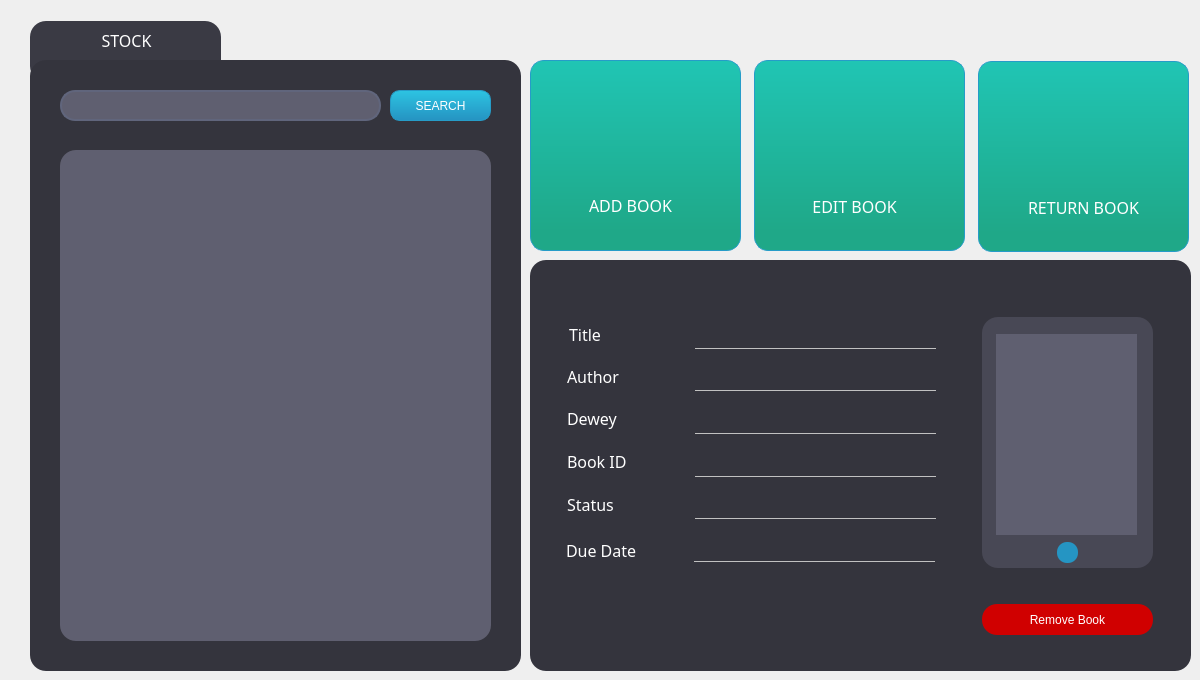
    <widget class="QWidget" name="Books">
     <attribute name="title">
      <string>Books</string>
     </attribute>
     <widget class="QFrame" name="addBookTabFrame_3">
      <property name="geometry">
       <rect>
        <x>30</x>
        <y>21</y>
        <width>191</width>
        <height>61</height>
       </rect>
      </property>
      <property name="styleSheet">
       <string notr="true">background-color: rgb(58, 58, 68);
border-radius: 16px;</string>
      </property>
      <property name="frameShape">
       <enum>QFrame::StyledPanel</enum>
      </property>
      <property name="frameShadow">
       <enum>QFrame::Raised</enum>
      </property>
      <widget class="QLabel" name="addBookTtle_3">
       <property name="geometry">
        <rect>
         <x>11</x>
         <y>9</y>
         <width>171</width>
         <height>21</height>
        </rect>
       </property>
       <property name="font">
        <font>
         <family>Century Gothic</family>
         <pointsize>12</pointsize>
         <weight>9</weight>
         <italic>false</italic>
         <bold>false</bold>
        </font>
       </property>
       <property name="styleSheet">
        <string notr="true">color: rgb(255, 255, 255);
font: 75 12pt &quot;Century Gothic&quot;;</string>
       </property>
       <property name="text">
        <string>STOCK</string>
       </property>
       <property name="alignment">
        <set>Qt::AlignCenter</set>
       </property>
      </widget>
     </widget>
     <widget class="QFrame" name="frame_7">
      <property name="geometry">
       <rect>
        <x>30</x>
        <y>60</y>
        <width>491</width>
        <height>611</height>
       </rect>
      </property>
      <property name="styleSheet">
       <string notr="true">background-color: rgb(52, 52, 61);
border-radius: 16px;</string>
      </property>
      <property name="frameShape">
       <enum>QFrame::StyledPanel</enum>
      </property>
      <property name="frameShadow">
       <enum>QFrame::Raised</enum>
      </property>
      <widget class="QListWidget" name="listBooks">
       <property name="geometry">
        <rect>
         <x>30</x>
         <y>90</y>
         <width>431</width>
         <height>491</height>
        </rect>
       </property>
       <property name="styleSheet">
        <string notr="true">background-color: rgb(95, 95, 112);
color: rgb(255, 255, 255);
padding-top: 5px;
padding-left: 10px;
padding-right: 10px;</string>
       </property>
      </widget>
      <widget class="QPushButton" name="btnSearchBook">
       <property name="geometry">
        <rect>
         <x>360</x>
         <y>30</y>
         <width>101</width>
         <height>31</height>
        </rect>
       </property>
       <property name="cursor">
        <cursorShape>OpenHandCursor</cursorShape>
       </property>
       <property name="mouseTracking">
        <bool>true</bool>
       </property>
       <property name="styleSheet">
        <string notr="true">/*background-color: qlineargradient(spread:pad, x1:0, y1:1, x2:0, y2:0, stop:0 rgba(54, 110, 140, 255), stop:0.747191 rgba(145, 192, 216, 255));

border-color: rgb(81, 130, 157);
font: 8pt &quot;Nirmala UI&quot;;
color: rgb(0, 0, 0);
border-radius: 10px;*/

/*-----QPushButton-----*/
QPushButton
{
background-color: qlineargradient(spread:pad, x1:0, y1:1, x2:0, y2:0, stop:0 rgba(37, 147, 194, 255), stop:1 rgba(45, 196, 226, 255));
color: rgb(255, 255, 255);
font: 8pt &quot;Century Gothic&quot;;
min-width: 80px;
border-style: solid;
border-width: 1px;
border-radius: 10px;
border-color: rgb(38, 156, 200);
padding: 5px;}

QPushButton::flat
{
background-color: transparent;
border: none;
color: #fff;}

QPushButton::disabled
{
background-color: rgb(131, 165, 174);
color: black;
border-color: black;}

QPushButton::hover
{
background-color: qlineargradient(spread:pad, x1:0, y1:1, x2:0, y2:0, stop:0 rgba(47, 160, 194, 255), stop:1 rgba(57, 209, 209, 255));
border: 1px solid rgb(41, 170, 182);}
</string>
       </property>
       <property name="text">
        <string>SEARCH</string>
       </property>
      </widget>
      <widget class="QLineEdit" name="txtSearchBook">
       <property name="geometry">
        <rect>
         <x>30</x>
         <y>30</y>
         <width>321</width>
         <height>31</height>
        </rect>
       </property>
       <property name="accessibleName">
        <string>Type here</string>
       </property>
       <property name="styleSheet">
        <string notr="true">QLineEdit{
border: 2px solid rgb(96, 101, 124);
border-radius: 15px;
color: rgb(255, 255, 255);
font: 12pt &quot;Century Gothic&quot;;
padding-left:20px;
padding-right: 20px;
background-color: rgb(95, 95, 112);
}


QLineEdit::hover{
border: 2px solid rgb(43, 153, 213);
}

QLineEdit::focus{
border: 2px solid rgb(170, 255, 255);
background-color:rgb(43,45,56);
}</string>
       </property>
       <property name="frame">
        <bool>false</bool>
       </property>
       <property name="clearButtonEnabled">
        <bool>true</bool>
       </property>
      </widget>
     </widget>
     <widget class="QLabel" name="label_17">
      <property name="geometry">
       <rect>
        <x>569</x>
        <y>316</y>
        <width>51</width>
        <height>36</height>
       </rect>
      </property>
      <property name="font">
       <font>
        <family>Century Gothic</family>
        <pointsize>12</pointsize>
        <weight>9</weight>
        <italic>false</italic>
        <bold>false</bold>
       </font>
      </property>
      <property name="styleSheet">
       <string notr="true">color: rgb(255, 255, 255);
font: 75 12pt &quot;Century Gothic&quot;;</string>
      </property>
      <property name="text">
       <string>Title</string>
      </property>
     </widget>
     <widget class="QLabel" name="lbl_ID">
      <property name="geometry">
       <rect>
        <x>695</x>
        <y>441</y>
        <width>241</width>
        <height>36</height>
       </rect>
      </property>
      <property name="font">
       <font>
        <family>Century Gothic</family>
        <pointsize>15</pointsize>
        <weight>50</weight>
        <italic>false</italic>
        <bold>false</bold>
       </font>
      </property>
      <property name="styleSheet">
       <string notr="true">background: transparent;
border:none;
color: rgb(193, 193, 193);
font: 15pt &quot;Century Gothic&quot;;
border-bottom: 1px solid rgb(193, 193, 193);
border-radius:none;</string>
      </property>
      <property name="frameShape">
       <enum>QFrame::Panel</enum>
      </property>
      <property name="text">
       <string/>
      </property>
     </widget>
     <widget class="QLabel" name="lblBookTitle">
      <property name="geometry">
       <rect>
        <x>695</x>
        <y>313</y>
        <width>241</width>
        <height>36</height>
       </rect>
      </property>
      <property name="font">
       <font>
        <family>Century Gothic</family>
        <pointsize>15</pointsize>
        <weight>50</weight>
        <italic>false</italic>
        <bold>false</bold>
       </font>
      </property>
      <property name="styleSheet">
       <string notr="true">background: transparent;
border:none;
color: rgb(193, 193, 193);
font: 15pt &quot;Century Gothic&quot;;
border-bottom: 1px solid rgb(193, 193, 193);
border-radius:none;</string>
      </property>
      <property name="frameShape">
       <enum>QFrame::Panel</enum>
      </property>
      <property name="text">
       <string/>
      </property>
     </widget>
     <widget class="QLabel" name="lblDewey">
      <property name="geometry">
       <rect>
        <x>695</x>
        <y>398</y>
        <width>241</width>
        <height>36</height>
       </rect>
      </property>
      <property name="font">
       <font>
        <family>Century Gothic</family>
        <pointsize>15</pointsize>
        <weight>50</weight>
        <italic>false</italic>
        <bold>false</bold>
       </font>
      </property>
      <property name="styleSheet">
       <string notr="true">background: transparent;
border:none;
color: rgb(193, 193, 193);
font: 15pt &quot;Century Gothic&quot;;
border-bottom: 1px solid rgb(193, 193, 193);
border-radius:none;</string>
      </property>
      <property name="frameShape">
       <enum>QFrame::Panel</enum>
      </property>
      <property name="text">
       <string/>
      </property>
     </widget>
     <widget class="QLabel" name="label_19">
      <property name="geometry">
       <rect>
        <x>567</x>
        <y>487</y>
        <width>71</width>
        <height>35</height>
       </rect>
      </property>
      <property name="font">
       <font>
        <family>Century Gothic</family>
        <pointsize>12</pointsize>
        <weight>9</weight>
        <italic>false</italic>
        <bold>false</bold>
       </font>
      </property>
      <property name="styleSheet">
       <string notr="true">color: rgb(255, 255, 255);
font: 75 12pt &quot;Century Gothic&quot;;</string>
      </property>
      <property name="text">
       <string>Status</string>
      </property>
     </widget>
     <widget class="QLabel" name="label_24">
      <property name="geometry">
       <rect>
        <x>566</x>
        <y>532</y>
        <width>111</width>
        <height>36</height>
       </rect>
      </property>
      <property name="font">
       <font>
        <family>Century Gothic</family>
        <pointsize>12</pointsize>
        <weight>9</weight>
        <italic>false</italic>
        <bold>false</bold>
       </font>
      </property>
      <property name="styleSheet">
       <string notr="true">color: rgb(255, 255, 255);
font: 75 12pt &quot;Century Gothic&quot;;</string>
      </property>
      <property name="text">
       <string>Due Date</string>
      </property>
     </widget>
     <widget class="QLabel" name="lblStatus">
      <property name="geometry">
       <rect>
        <x>695</x>
        <y>484</y>
        <width>241</width>
        <height>35</height>
       </rect>
      </property>
      <property name="font">
       <font>
        <family>Century Gothic</family>
        <pointsize>15</pointsize>
        <weight>50</weight>
        <italic>false</italic>
        <bold>false</bold>
       </font>
      </property>
      <property name="styleSheet">
       <string notr="true">background: transparent;
border:none;
color: rgb(193, 193, 193);
font: 15pt &quot;Century Gothic&quot;;
border-bottom: 1px solid rgb(193, 193, 193);
border-radius:none;</string>
      </property>
      <property name="frameShape">
       <enum>QFrame::Panel</enum>
      </property>
      <property name="text">
       <string/>
      </property>
     </widget>
     <widget class="QLabel" name="label_16">
      <property name="geometry">
       <rect>
        <x>567</x>
        <y>359</y>
        <width>71</width>
        <height>35</height>
       </rect>
      </property>
      <property name="font">
       <font>
        <family>Century Gothic</family>
        <pointsize>12</pointsize>
        <weight>9</weight>
        <italic>false</italic>
        <bold>false</bold>
       </font>
      </property>
      <property name="styleSheet">
       <string notr="true">color: rgb(255, 255, 255);
font: 75 12pt &quot;Century Gothic&quot;;</string>
      </property>
      <property name="text">
       <string>Author</string>
      </property>
     </widget>
     <widget class="QLabel" name="label_18">
      <property name="geometry">
       <rect>
        <x>567</x>
        <y>443</y>
        <width>81</width>
        <height>36</height>
       </rect>
      </property>
      <property name="font">
       <font>
        <family>Century Gothic</family>
        <pointsize>12</pointsize>
        <weight>9</weight>
        <italic>false</italic>
        <bold>false</bold>
       </font>
      </property>
      <property name="styleSheet">
       <string notr="true">color: rgb(255, 255, 255);
font: 75 12pt &quot;Century Gothic&quot;;</string>
      </property>
      <property name="text">
       <string>Book ID</string>
      </property>
     </widget>
     <widget class="QLabel" name="lbldd">
      <property name="geometry">
       <rect>
        <x>694</x>
        <y>526</y>
        <width>241</width>
        <height>36</height>
       </rect>
      </property>
      <property name="font">
       <font>
        <family>Century Gothic</family>
        <pointsize>15</pointsize>
        <weight>50</weight>
        <italic>false</italic>
        <bold>false</bold>
       </font>
      </property>
      <property name="styleSheet">
       <string notr="true">background: transparent;
border:none;
color: rgb(193, 193, 193);
font: 15pt &quot;Century Gothic&quot;;
border-bottom: 1px solid rgb(193, 193, 193);
border-radius:none;</string>
      </property>
      <property name="frameShape">
       <enum>QFrame::Panel</enum>
      </property>
      <property name="text">
       <string/>
      </property>
     </widget>
     <widget class="QLabel" name="label_21">
      <property name="geometry">
       <rect>
        <x>567</x>
        <y>400</y>
        <width>81</width>
        <height>36</height>
       </rect>
      </property>
      <property name="font">
       <font>
        <family>Century Gothic</family>
        <pointsize>12</pointsize>
        <weight>9</weight>
        <italic>false</italic>
        <bold>false</bold>
       </font>
      </property>
      <property name="styleSheet">
       <string notr="true">color: rgb(255, 255, 255);
font: 75 12pt &quot;Century Gothic&quot;;</string>
      </property>
      <property name="text">
       <string>Dewey</string>
      </property>
     </widget>
     <widget class="QLabel" name="lblAuthor">
      <property name="geometry">
       <rect>
        <x>695</x>
        <y>356</y>
        <width>241</width>
        <height>35</height>
       </rect>
      </property>
      <property name="font">
       <font>
        <family>Century Gothic</family>
        <pointsize>15</pointsize>
        <weight>50</weight>
        <italic>false</italic>
        <bold>false</bold>
       </font>
      </property>
      <property name="styleSheet">
       <string notr="true">background: transparent;
border:none;
color: rgb(193, 193, 193);
font: 15pt &quot;Century Gothic&quot;;
border-bottom: 1px solid rgb(193, 193, 193);
border-radius:none;</string>
      </property>
      <property name="frameShape">
       <enum>QFrame::Panel</enum>
      </property>
      <property name="text">
       <string/>
      </property>
     </widget>
     <widget class="QLabel" name="lblImage">
      <property name="geometry">
       <rect>
        <x>996</x>
        <y>334</y>
        <width>141</width>
        <height>201</height>
       </rect>
      </property>
      <property name="styleSheet">
       <string notr="true">background-color: rgb(95, 95, 112);
border:none;</string>
      </property>
      <property name="frameShape">
       <enum>QFrame::Box</enum>
      </property>
      <property name="text">
       <string/>
      </property>
     </widget>
     <widget class="QFrame" name="frame_9">
      <property name="geometry">
       <rect>
        <x>530</x>
        <y>260</y>
        <width>661</width>
        <height>411</height>
       </rect>
      </property>
      <property name="styleSheet">
       <string notr="true">background-color: rgb(52, 52, 61);
border-radius: 16px;</string>
      </property>
      <property name="frameShape">
       <enum>QFrame::StyledPanel</enum>
      </property>
      <property name="frameShadow">
       <enum>QFrame::Raised</enum>
      </property>
      <widget class="QPushButton" name="btnRemoveBook">
       <property name="geometry">
        <rect>
         <x>452</x>
         <y>344</y>
         <width>171</width>
         <height>31</height>
        </rect>
       </property>
       <property name="cursor">
        <cursorShape>OpenHandCursor</cursorShape>
       </property>
       <property name="mouseTracking">
        <bool>true</bool>
       </property>
       <property name="styleSheet">
        <string notr="true">background-color: rgb(208, 0, 0);
font: 75 9pt &quot;Yu Gothic UI&quot;;
color: rgb(255, 255, 255);
border-radius: 15px;</string>
       </property>
       <property name="text">
        <string>Remove Book</string>
       </property>
      </widget>
      <widget class="QFrame" name="ImageFrame">
       <property name="geometry">
        <rect>
         <x>452</x>
         <y>57</y>
         <width>171</width>
         <height>251</height>
        </rect>
       </property>
       <property name="styleSheet">
        <string notr="true">background-color: rgb(72, 72, 85);
border-radius: 16px;</string>
       </property>
       <property name="frameShape">
        <enum>QFrame::StyledPanel</enum>
       </property>
       <property name="frameShadow">
        <enum>QFrame::Raised</enum>
       </property>
       <widget class="QToolButton" name="tabletButton">
        <property name="geometry">
         <rect>
          <x>75</x>
          <y>225</y>
          <width>21</width>
          <height>21</height>
         </rect>
        </property>
        <property name="styleSheet">
         <string notr="true">border-radius:10px;
background-color: rgb(37, 149, 195);</string>
        </property>
        <property name="text">
         <string/>
        </property>
        <property name="iconSize">
         <size>
          <width>64</width>
          <height>64</height>
         </size>
        </property>
       </widget>
      </widget>
     </widget>
     <widget class="QPushButton" name="btnReturnBook">
      <property name="geometry">
       <rect>
        <x>978</x>
        <y>61</y>
        <width>211</width>
        <height>191</height>
       </rect>
      </property>
      <property name="cursor">
       <cursorShape>OpenHandCursor</cursorShape>
      </property>
      <property name="mouseTracking">
       <bool>true</bool>
      </property>
      <property name="styleSheet">
       <string notr="true">/*background: rgba(40, 83, 107, 1);
font: 75 9pt &quot;Yu Gothic UI&quot;;
color: white;*/

/*background-color: rgb(52, 52, 61);
border-color: rgb(135, 83, 72);
border-radius:14px;
font: 8pt &quot;Nirmala UI&quot;;
color: black;*/

/*-----QPushButton-----*/
QPushButton
{
background-color: qlineargradient(spread:pad, x1:0, y1:1, x2:0, y2:0, stop:0.0995025 rgba(31, 168, 136, 255), stop:1 rgba(32, 197, 180, 255));
color: rgb(255, 255, 255);
font: 8pt &quot;Century Gothic&quot;;
min-width: 80px;
border-style: solid;
border-width: 1px;
border-radius: 14px;
border-color: rgb(38, 156, 200);
padding: 5px;}

QPushButton::flat
{
background-color: transparent;
border: none;
color: #fff;}

QPushButton::disabled
{
background-color: rgb(131, 165, 174);
color: black;
border-color: black;}

QPushButton::hover
{
background-color: qlineargradient(spread:pad, x1:0, y1:1, x2:0, y2:0, stop:0.0995025 rgba(38, 208, 171, 255), stop:1 rgba(36, 222, 206, 255));
border: 1px solid rgb(41, 170, 182);}</string>
      </property>
      <property name="text">
       <string/>
      </property>
     </widget>
     <widget class="QPushButton" name="btnUpdateBook">
      <property name="geometry">
       <rect>
        <x>754</x>
        <y>60</y>
        <width>211</width>
        <height>191</height>
       </rect>
      </property>
      <property name="cursor">
       <cursorShape>OpenHandCursor</cursorShape>
      </property>
      <property name="styleSheet">
       <string notr="true">/*background: rgba(40, 83, 107, 1);
font: 75 9pt &quot;Yu Gothic UI&quot;;
color: white;*/

/*background-color: rgb(52, 52, 61);
border-color: rgb(135, 83, 72);
border-radius:14px;
font: 8pt &quot;Nirmala UI&quot;;
color: black;*/

/*-----QPushButton-----*/
QPushButton
{
background-color: qlineargradient(spread:pad, x1:0, y1:1, x2:0, y2:0, stop:0.0995025 rgba(31, 168, 136, 255), stop:1 rgba(32, 197, 180, 255));
color: rgb(255, 255, 255);
font: 8pt &quot;Century Gothic&quot;;
min-width: 80px;
border-style: solid;
border-width: 1px;
border-radius: 14px;
border-color: rgb(38, 156, 200);
padding: 5px;}

QPushButton::flat
{
background-color: transparent;
border: none;
color: #fff;}

QPushButton::disabled
{
background-color: rgb(131, 165, 174);
color: black;
border-color: black;}

QPushButton::hover
{
background-color: qlineargradient(spread:pad, x1:0, y1:1, x2:0, y2:0, stop:0.0995025 rgba(38, 208, 171, 255), stop:1 rgba(36, 222, 206, 255));
border: 1px solid rgb(41, 170, 182);}</string>
      </property>
      <property name="text">
       <string/>
      </property>
     </widget>
     <widget class="QPushButton" name="btnAddBook">
      <property name="geometry">
       <rect>
        <x>530</x>
        <y>60</y>
        <width>211</width>
        <height>191</height>
       </rect>
      </property>
      <property name="cursor">
       <cursorShape>OpenHandCursor</cursorShape>
      </property>
      <property name="mouseTracking">
       <bool>true</bool>
      </property>
      <property name="styleSheet">
       <string notr="true">/*background: rgba(40, 83, 107, 1);
font: 75 9pt &quot;Yu Gothic UI&quot;;
color: white;*/

/*background-color: rgb(52, 52, 61);
border-color: rgb(135, 83, 72);
border-radius:14px;
font: 8pt &quot;Nirmala UI&quot;;
color: black;*/

/*-----QPushButton-----*/
QPushButton
{
background-color: qlineargradient(spread:pad, x1:0, y1:1, x2:0, y2:0, stop:0.0995025 rgba(31, 168, 136, 255), stop:1 rgba(32, 197, 180, 255));
color: rgb(255, 255, 255);
font: 8pt &quot;Century Gothic&quot;;
min-width: 80px;
border-style: solid;
border-width: 1px;
border-radius: 14px;
border-color: rgb(38, 156, 200);
padding: 5px;}

QPushButton::flat
{
background-color: transparent;
border: none;
color: #fff;}

QPushButton::disabled
{
background-color: rgb(131, 165, 174);
color: black;
border-color: black;}

QPushButton::hover
{
background-color: qlineargradient(spread:pad, x1:0, y1:1, x2:0, y2:0, stop:0.0995025 rgba(38, 208, 171, 255), stop:1 rgba(36, 222, 206, 255));
border: 1px solid rgb(41, 170, 182);}</string>
      </property>
      <property name="text">
       <string/>
      </property>
     </widget>
     <widget class="QLabel" name="label_20">
      <property name="geometry">
       <rect>
        <x>580</x>
        <y>195</y>
        <width>101</width>
        <height>21</height>
       </rect>
      </property>
      <property name="font">
       <font>
        <family>Century Gothic</family>
        <pointsize>12</pointsize>
        <weight>9</weight>
        <italic>false</italic>
        <bold>false</bold>
       </font>
      </property>
      <property name="styleSheet">
       <string notr="true">color:white;
font: 75 12pt &quot;Century Gothic&quot;;</string>
      </property>
      <property name="text">
       <string>ADD BOOK</string>
      </property>
      <property name="alignment">
       <set>Qt::AlignCenter</set>
      </property>
     </widget>
     <widget class="QLabel" name="label_23">
      <property name="geometry">
       <rect>
        <x>1023</x>
        <y>197</y>
        <width>121</width>
        <height>21</height>
       </rect>
      </property>
      <property name="font">
       <font>
        <family>Century Gothic</family>
        <pointsize>12</pointsize>
        <weight>9</weight>
        <italic>false</italic>
        <bold>false</bold>
       </font>
      </property>
      <property name="styleSheet">
       <string notr="true">color:white;
font: 75 12pt &quot;Century Gothic&quot;;</string>
      </property>
      <property name="text">
       <string>RETURN BOOK</string>
      </property>
      <property name="alignment">
       <set>Qt::AlignCenter</set>
      </property>
     </widget>
     <widget class="QLabel" name="label_2">
      <property name="geometry">
       <rect>
        <x>1045</x>
        <y>100</y>
        <width>81</width>
        <height>81</height>
       </rect>
      </property>
      <property name="text">
       <string/>
      </property>
      <property name="pixmap">
       <pixmap resource="Resources.qrc">:/resources/Decorations/returnBook.png</pixmap>
      </property>
      <property name="scaledContents">
       <bool>true</bool>
      </property>
     </widget>
     <widget class="QLabel" name="label_25">
      <property name="geometry">
       <rect>
        <x>809</x>
        <y>196</y>
        <width>91</width>
        <height>21</height>
       </rect>
      </property>
      <property name="font">
       <font>
        <family>Century Gothic</family>
        <pointsize>12</pointsize>
        <weight>9</weight>
        <italic>false</italic>
        <bold>false</bold>
       </font>
      </property>
      <property name="styleSheet">
       <string notr="true">color:white;
font: 75 12pt &quot;Century Gothic&quot;;</string>
      </property>
      <property name="text">
       <string>EDIT BOOK</string>
      </property>
      <property name="alignment">
       <set>Qt::AlignCenter</set>
      </property>
     </widget>
     <widget class="QLabel" name="label_4">
      <property name="geometry">
       <rect>
        <x>590</x>
        <y>89</y>
        <width>81</width>
        <height>81</height>
       </rect>
      </property>
      <property name="text">
       <string/>
      </property>
      <property name="pixmap">
       <pixmap resource="Resources.qrc">:/resources/Decorations/openBook.png</pixmap>
      </property>
      <property name="scaledContents">
       <bool>true</bool>
      </property>
     </widget>
     <widget class="QLabel" name="label_3">
      <property name="geometry">
       <rect>
        <x>816</x>
        <y>97</y>
        <width>81</width>
        <height>81</height>
       </rect>
      </property>
      <property name="text">
       <string/>
      </property>
      <property name="pixmap">
       <pixmap resource="Resources.qrc">:/resources/Decorations/editBook.png</pixmap>
      </property>
      <property name="scaledContents">
       <bool>true</bool>
      </property>
     </widget>
     <zorder>frame_9</zorder>
     <zorder>addBookTabFrame_3</zorder>
     <zorder>frame_7</zorder>
     <zorder>label_17</zorder>
     <zorder>lbl_ID</zorder>
     <zorder>lblBookTitle</zorder>
     <zorder>lblDewey</zorder>
     <zorder>label_19</zorder>
     <zorder>label_24</zorder>
     <zorder>lblStatus</zorder>
     <zorder>label_16</zorder>
     <zorder>label_18</zorder>
     <zorder>lbldd</zorder>
     <zorder>label_21</zorder>
     <zorder>lblAuthor</zorder>
     <zorder>lblImage</zorder>
     <zorder>btnReturnBook</zorder>
     <zorder>btnUpdateBook</zorder>
     <zorder>btnAddBook</zorder>
     <zorder>label_20</zorder>
     <zorder>label_23</zorder>
     <zorder>label_2</zorder>
     <zorder>label_25</zorder>
     <zorder>label_4</zorder>
     <zorder>label_3</zorder>
    </widget>
